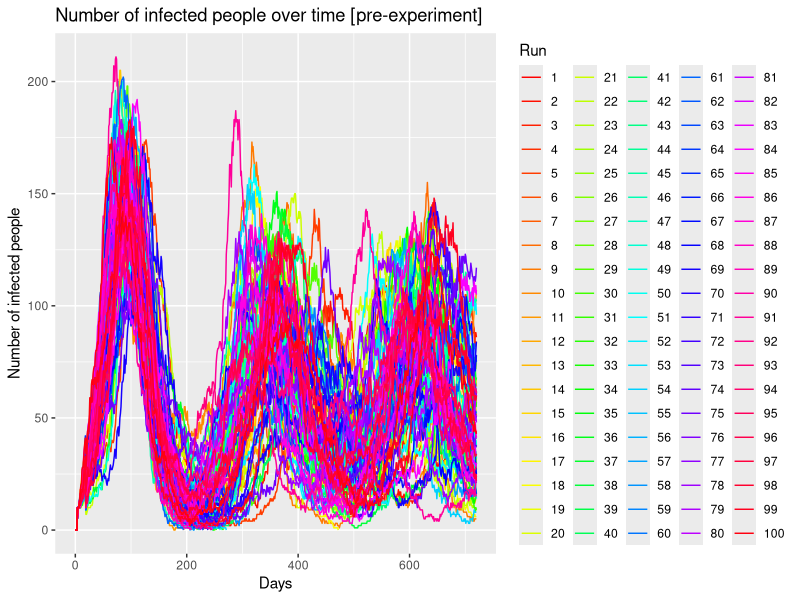
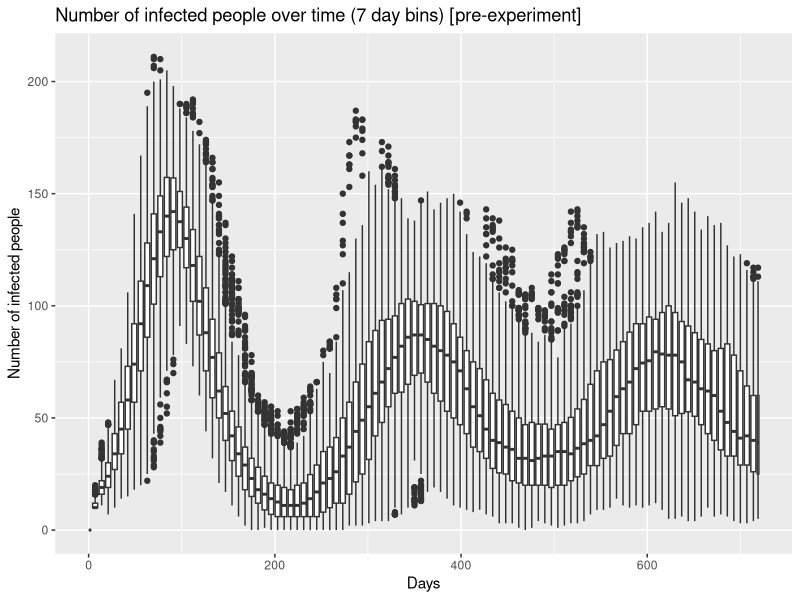
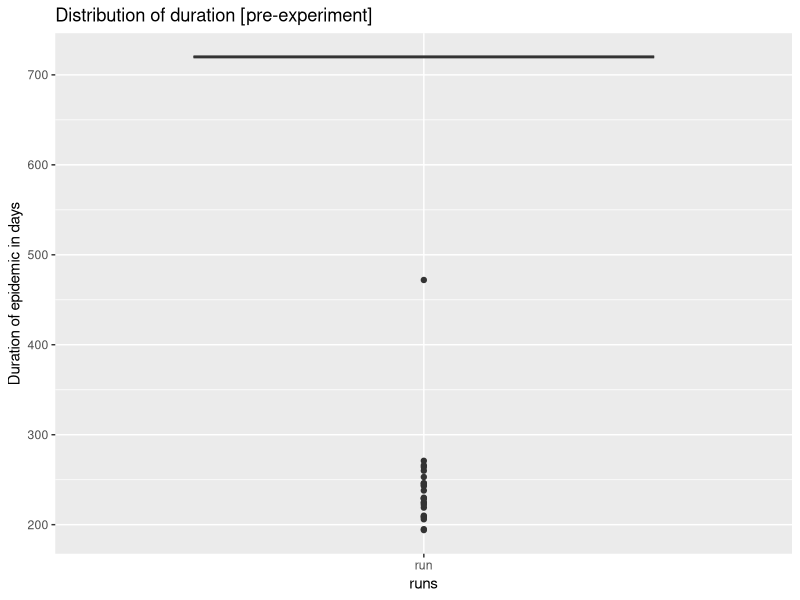
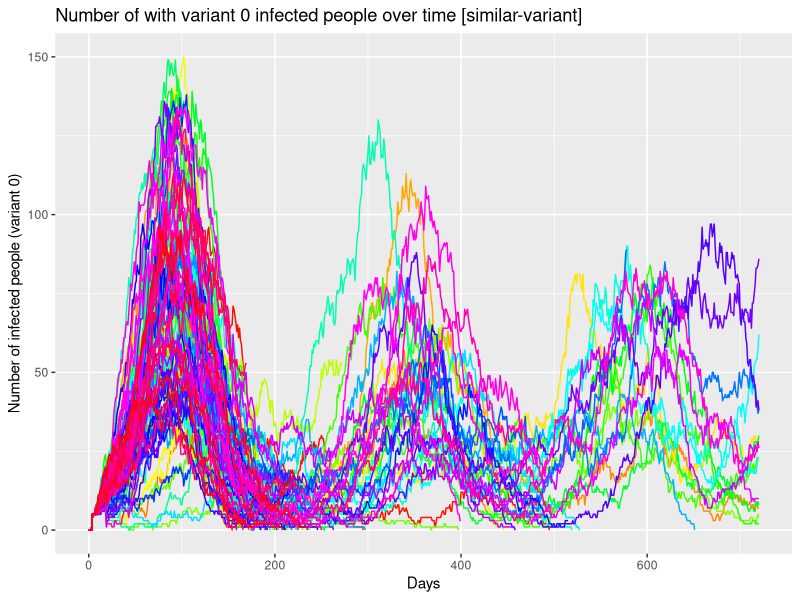
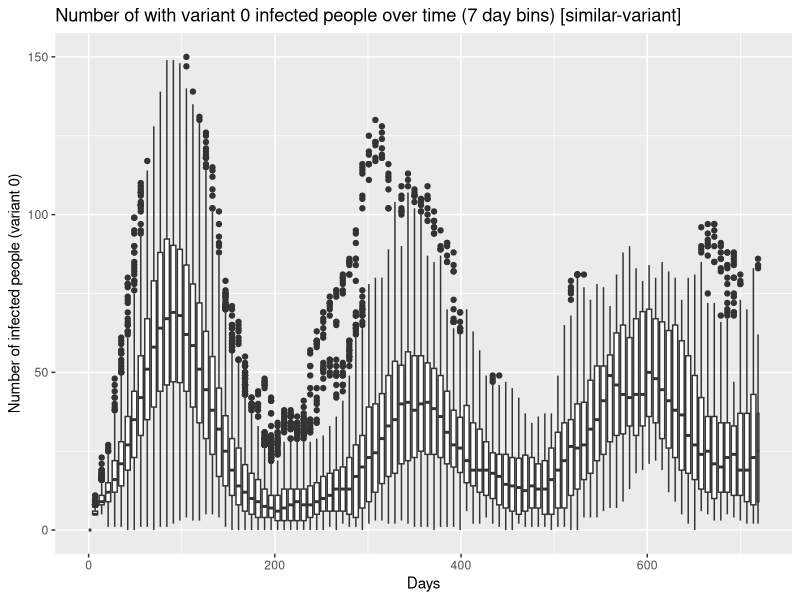
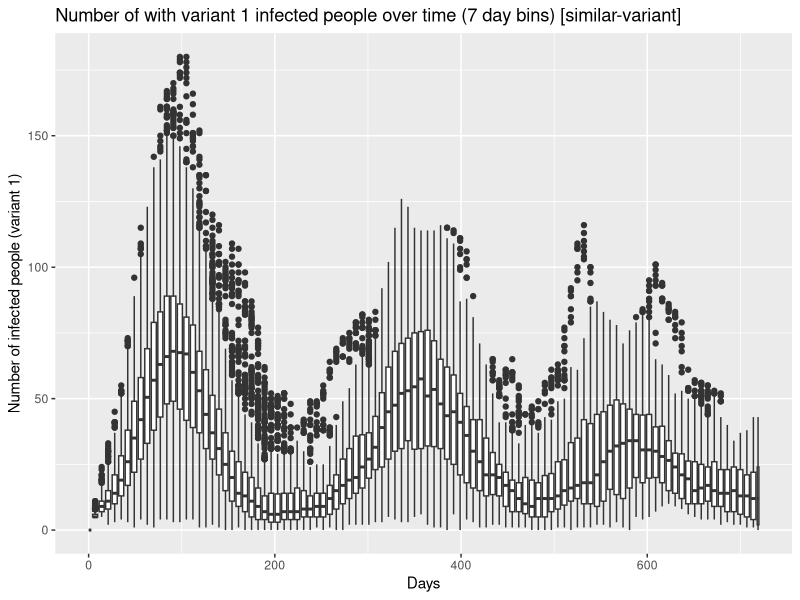
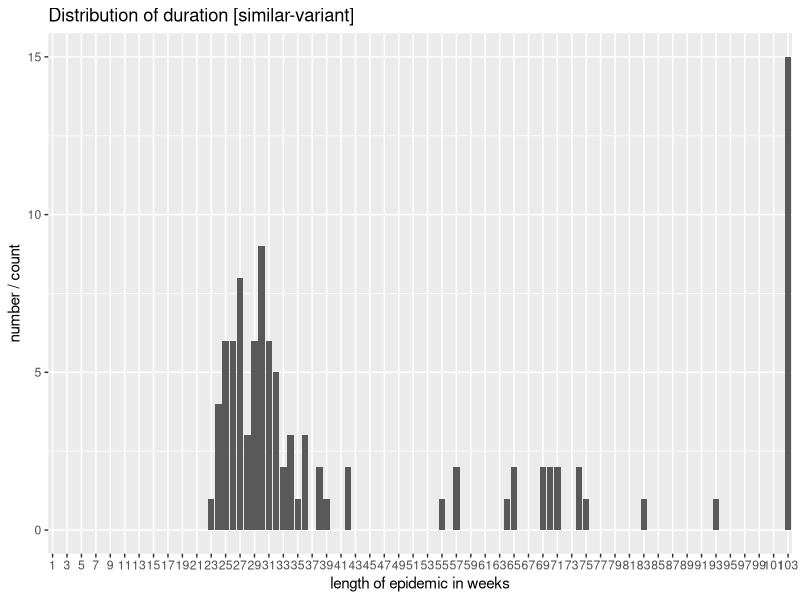
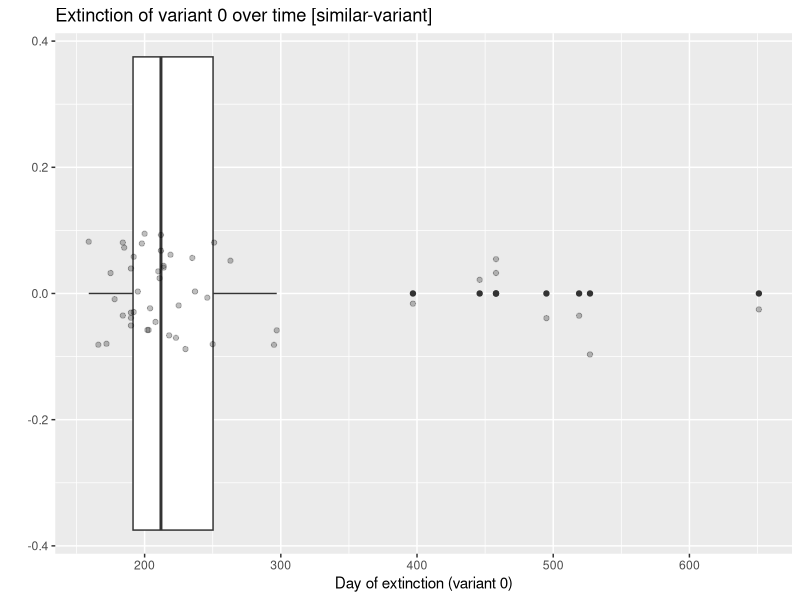

Write R code to recreate these figures, in order.
#Put this at the top of every file, unless you really really want to work with factors
#this will save you a lot of confusion
options(stringsAsFactors = FALSE)
options(device=.Platform$OS.type)
options(gsubfn.engine = "R")

#these are from two separate packages
library(ggplot2)

# needed for reshaping data frames
# library(reshape2)

#used for querying data, performing aggregations, filtering, etc.
library(sqldf)

##### PRE-EXPERIMENT #####
df_preExperiment = read.table("netlogo/pre-experiment.csv", skip = 6, sep = ",", head=TRUE)
# Remove the X. in the column names
colnames(df_preExperiment) = gsub("X\\.", "", colnames(df_preExperiment))
summary(df_preExperiment)

# Array of curves
ggplot(data=df_preExperiment, aes(x=step., y=n.sick.people, group=run.number.)) + #use myDataFrame for the data, columns for x and y
  geom_line(aes(colour = as.factor(run.number.))) + #we want to use points, colored by runNumber
  xlab("Days") +  #specify x and y labels
  ylab("Number of infected people") +
  ggtitle("Number of infected people over time [pre-experiment]") + #give the plot a title
  scale_colour_manual("Run",values = rainbow(max(df_preExperiment$run.number., na.rm = FALSE)))
ggsave("./diagrams/pre-ex/arrayOfCurves.png")
readline(prompt = "Press [enter] to continue")

ggplot(data=df_preExperiment, aes(x=step., y=n.sick.people, group=round(step./7))) +
  geom_boxplot() +
  xlab("Days") +  #specify x and y labels
  ylab("Number of infected people") +
  ggtitle("Number of infected people over time (7 day bins) [pre-experiment]")
ggsave("./diagrams/pre-ex/boxplot.png")
readline(prompt = "Press [enter] to continue")

duration = aggregate(df_preExperiment$step., by = list(df_preExperiment$run.number.), max)
colnames(duration)[0] = 'run'
colnames(duration)[1] = 'duration'

duration

ggplot(data = duration, aes(x='run', y=x)) +
  geom_boxplot() +
  ylab("Duration of epidemic in days") +
  xlab("runs") +
  ggtitle("Distribution of duration [pre-experiment]")
ggsave("./diagrams/pre-ex/duration.png")
readline(prompt = "Press [enter] to continue")

# 23 times, the virus was wiped out earlier
# According to the previous boxplot these are still outliers
lengths(duration[duration$x < 720, ])

###########################
##### SIMILAR-VARIANT #####
df_similarVariant = read.table("netlogo/similar-variant.csv", skip = 6, sep = ",", head=TRUE)
# Remove the X. in the column names
colnames(df_similarVariant) = gsub("X\\.", "", colnames(df_similarVariant))
summary(df_similarVariant)

# Array of curves
ggplot(data=df_similarVariant, aes(x=step., y=n.people.sick.var0, group=run.number., color=qsec)) + #use myDataFrame for the data, columns for x and y
  geom_line(aes(colour = as.factor(run.number.))) + #we want to use points, colored by runNumber
  theme(legend.position = "none") +
  xlab("Days") +  #specify x and y labels
  ylab("Number of infected people (variant 0)") +
  ggtitle("Number of with variant 0 infected people over time [similar-variant]") + #give the plot a title
  scale_colour_manual("Run",values = rainbow(max(df_similarVariant$run.number., na.rm = FALSE)))
  # scale_color_gradient(low="blue", high="red")
  # scale_fill_distiller(palette = "RdPu")
ggsave("./diagrams/sim-var/arrayOfCurvesVar0.png")
readline(prompt = "Press [enter] to continue")


ggplot(data=df_similarVariant, aes(x=step., y=n.people.sick.var0, group=round(step./7))) +
  geom_boxplot() +
  xlab("Days") +  #specify x and y labels
  ylab("Number of infected people (variant 0)") +
  ggtitle("Number of with variant 0 infected people over time (7 day bins) [similar-variant]")
ggsave("./diagrams/sim-var/boxplot0.png")
readline(prompt = "Press [enter] to continue")

ggplot(data=df_similarVariant, aes(x=step., y=n.people.sick.var1, group=round(step./7))) +
  geom_boxplot() +
  xlab("Days") +  #specify x and y labels
  ylab("Number of infected people (variant 1)") +
  ggtitle("Number of with variant 1 infected people over time (7 day bins) [similar-variant]")
ggsave("./diagrams/sim-var/boxplot1.png")
readline(prompt = "Press [enter] to continue")


duration = aggregate(df_similarVariant$step., by = list(df_similarVariant$run.number.), max)
colnames(duration)[1] = 'run'
colnames(duration)[2] = 'duration'


# 23 times, the virus was wiped out earlier
# According to the previous boxplot these are still outliers
lengths(duration[duration$x < 720, ])


duration$duration = round(duration$duration /7)

duration

ggplot(data = duration, aes(x=as.factor(duration)), group=round(step./7)) +
  geom_bar() +
  ylab("number / count") +
  xlab("length of epidemic in weeks") +
  scale_x_discrete(limits = as.factor(1:round(720/7)), breaks = seq(1, round(720/7), by=2)) +
  ggtitle("Distribution of duration [similar-variant]")
ggsave("./diagrams/sim-var/duration.png")
readline(prompt = "Press [enter] to continue")

# TODO Comparison with duration of pre-ex => shorter duration in general?

## Variant 0 died ##
df_simVar_var0died <- sqldf("select [step.], [n.people.exposed.var1], [n.people.sick.var1] from df_similarVariant where [n.people.exposed.var0] = 0 and [n.people.sick.var0] = 0")
df_simVar_var0died

ggplot(data=df_simVar_var0died, aes(x=step., y = 0)) +
  geom_boxplot() +
  geom_point(alpha=0.25, position = position_jitter(w = 0, h = 0.1)) +
  # geom_jitter() +
  xlab("Day of extinction (variant 0)") +  #specify x and y labels
  ylab("") +
  ggtitle("Extinction of variant 0 over time [similar-variant]")
ggsave("./diagrams/sim-var/timeOfExtinctionVar0.png")
readline(prompt = "Press [enter] to continue")

# was the other variant also on a low?
df_simVar_var0died$n.people.var1 = df_simVar_var0died$n.people.exposed.var1 + df_simVar_var0died$n.people.sick.var1
ggplot(data=df_simVar_var0died, aes(x=0, y = n.people.var1)) +
  geom_boxplot() +
  geom_point(alpha=0.25, position = position_jitter(w = 0.1, h = 0)) +
  # geom_jitter() +
  xlab("") +  #specify x and y labels
  ylab("Number of people with var1 (E+I)") +
  ggtitle("Number of people with var1 during time of extinction of var 1 [similar-variant]")
ggsave("./diagrams/sim-var/levelVar1AfterExtinctionVar0.png")
readline(prompt = "Press [enter] to continue")

# 48 times var 0 died
# 481
lengths(df_simVar_var0died)


## Variant 1 died ##
df_simVar_var1died <- sqldf("select [step.], [n.people.exposed.var0], [n.people.sick.var0] from df_similarVariant where [n.people.exposed.var1] = 0 and [n.people.sick.var1] = 0")
ggplot(data=df_simVar_var1died, aes(x=step., y = 0)) +
  geom_boxplot() +
  geom_point(alpha=0.25, position = position_jitter(w = 0, h = 0.1)) +
  # geom_jitter() +
  xlab("Day of extinction (variant 1)") +  #specify x and y labels
  ylab("") +
  ggtitle("Extinction of variant 1 over time [similar-variant]")
ggsave("./diagrams/sim-var/timeOfExtinctionVar1.png")
readline(prompt = "Press [enter] to continue")

# 37 times var 1 died
# 446 times
lengths(df_simVar_var1died)

# was the other variant also on a low?
df_simVar_var1died$n.people.var0 = df_simVar_var1died$n.people.exposed.var0 + df_simVar_var1died$n.people.sick.var0
ggplot(data=df_simVar_var1died, aes(x=0, y = n.people.var0)) +
  geom_boxplot() +
  geom_point(alpha=0.25, position = position_jitter(w = 0.1, h = 0)) +
  # geom_jitter() +
  xlab("") +  #specify x and y labels
  ylab("Number of people with var0 (E+I)") +
  ggtitle("Number of people with var0 during time of extinction of var 1 [similar-variant]")
ggsave("./diagrams/sim-var/levelVar0AfterExtinctionVar1.png")
readline(prompt = "Press [enter] to continue")
# TODO run 1000 times (maybe concurrent)
# TODO Tell why
